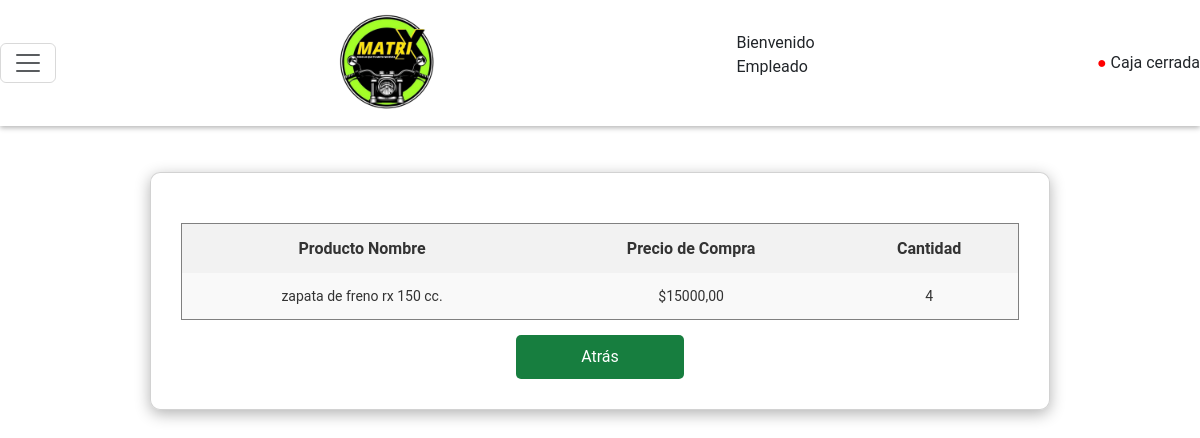
/ver_detalle_compra/29/, run on the app's committed database.
### Compras/models.py (models this page shows)
class Compra_intermedio(models.Model):
    compra = models.ForeignKey(Compra, on_delete=models.CASCADE)
    producto = models.ForeignKey(Producto, on_delete=models.CASCADE)
    precio_de_compra = models.DecimalField(default=0, max_digits=10, decimal_places=2)
    cantidad = models.PositiveIntegerField(default=0)
    subtotal = models.DecimalField(default=0, max_digits=10, decimal_places=2)

### Productos/models.py (models this page shows, shortened)
class Producto(models.Model):
    nombre=models.CharField(max_length=100)
    precio=models.DecimalField(max_digits=10, decimal_places=2)
    existencias=models.PositiveIntegerField(default=0)
    stock_maximo=models.PositiveIntegerField(default=0)
    stock_minimo=models.PositiveIntegerField(default=0)
    proveedores=models.ManyToManyField(Proveedor, through='Producto_Intermedia')

### Matrix/views.py (the view)
# urls.py: path('ver_detalle_compra/<int:id_compras>/',views.ver_detalle_compra, name='ver_detalle_compra'),
def ver_detalle_compra(request, id_compras):
    compra=Compra.objects.get(id=id_compras)
    producto_comprados=compra.compra_intermedio_set.all()
    return render(request,'ver_detalle_compra.html', {'productos_comprados':producto_comprados})

### templates/ver_detalle_compra.html (shortened to what this page needs)
{% extends 'menu.html' %}
{% load static %}
{% block extra_css %}
    <link rel="stylesheet" href="{% static 'css/detalleCpra.css' %}">
{% endblock %}
{% block content %}
    <div class="contenedor card">
        <table border="1">
            <tr>
                <th>Producto Nombre</th>
                <th>Precio de Compra</th>
                <th>Cantidad</th>
            </tr>
            <tbody>
                {% for item in productos_comprados %}
                    <tr>
                        <td>{{item.producto.nombre}}</td>
                        <td>${{item.precio_de_compra}}</td>
                        <td>{{item.cantidad}}</td>
                    </tr>
                {% endfor %}
            </tbody>
        </table>
        <input type="button" onclick="window.location.href='{% url 'historial_compras' %}'" value="Atrás">
    </div>
{% endblock %}

### static/css/menu.css (style rules this page uses)
body { font-family: 'Roboto',sans-serif; }

### static/css/detalleCpra.css (style rules this page uses)
.contenedor { display: flex; justify-content: center; align-items: center; width: 100%; max-width: 900px; margin: 30px auto; }
body { background-color: white; }
input[type="button"], input[type="submit"] { background-color: rgb(23, 126, 63); color: white; border: none; border-radius: 5px; cursor: pointer; padding: 10px; font-size: 16px; margin-top: 15px; width: 20%; transition: background-color 0.3s; }
.card { background-color: rgba(255, 255, 255, 0.7); border-radius: 10px; box-shadow: 0 4px 15px rgba(0, 0, 0, 0.3); padding: 30px; width: 90%; display: flex; flex-direction: column; transition: transform 0.3s; }
table { width: 100%; border-collapse: collapse; margin-top: 20px; }
th, td { padding: 15px; text-align: center; }
th { background-color: #f2f2f2; font-weight: bold; color: #333; }
tr { background-color: #f9f9f9; }
td { font-size: 14px; color: #333; }
th { font-size: 16px; }

### data on the page
Compra_intermedio: producto.nombre "zapata de freno rx 150 cc.", precio_de_compra "15000,00", cantidad "4"
